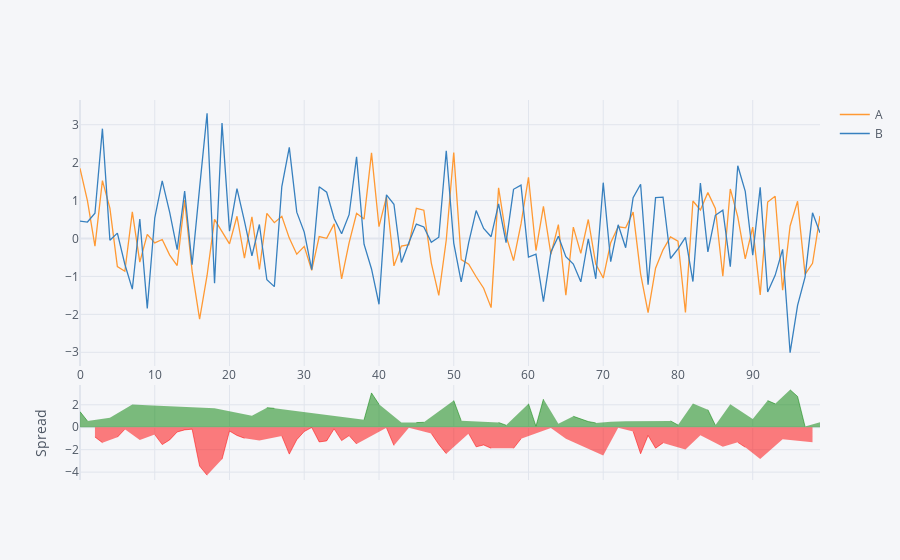

Notebook source saved alongside this figure:
### Markdown cell above
## Spread

### Code cell
df[['A','B']].iplot(kind='spread')
